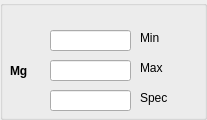
      <widget class="QGroupBox" name="groupBox">
       <property name="sizePolicy">
        <sizepolicy hsizetype="Preferred" vsizetype="Preferred">
         <horstretch>0</horstretch>
         <verstretch>0</verstretch>
        </sizepolicy>
       </property>
       <property name="title">
        <string/>
       </property>
       <widget class="QLabel" name="label_3">
        <property name="geometry">
         <rect>
          <x>10</x>
          <y>50</y>
          <width>21</width>
          <height>41</height>
         </rect>
        </property>
        <property name="font">
         <font>
          <weight>75</weight>
          <bold>true</bold>
         </font>
        </property>
        <property name="text">
         <string>Mg</string>
        </property>
       </widget>
       <widget class="QLabel" name="label_5">
        <property name="geometry">
         <rect>
          <x>140</x>
          <y>60</y>
          <width>58</width>
          <height>16</height>
         </rect>
        </property>
        <property name="text">
         <string>Max</string>
        </property>
       </widget>
       <widget class="QLabel" name="label_4">
        <property name="geometry">
         <rect>
          <x>140</x>
          <y>30</y>
          <width>58</width>
          <height>16</height>
         </rect>
        </property>
        <property name="text">
         <string>Min</string>
        </property>
       </widget>
       <widget class="QLineEdit" name="lineEdit_3">
        <property name="geometry">
         <rect>
          <x>50</x>
          <y>60</y>
          <width>81</width>
          <height>21</height>
         </rect>
        </property>
       </widget>
       <widget class="QLineEdit" name="lineEdit_2">
        <property name="geometry">
         <rect>
          <x>50</x>
          <y>30</y>
          <width>81</width>
          <height>21</height>
         </rect>
        </property>
       </widget>
       <widget class="QLineEdit" name="lineEdit_4">
        <property name="geometry">
         <rect>
          <x>50</x>
          <y>90</y>
          <width>81</width>
          <height>21</height>
         </rect>
        </property>
       </widget>
       <widget class="QLabel" name="label_6">
        <property name="geometry">
         <rect>
          <x>140</x>
          <y>90</y>
          <width>58</width>
          <height>16</height>
         </rect>
        </property>
        <property name="text">
         <string>Spec</string>
        </property>
       </widget>
      </widget>
